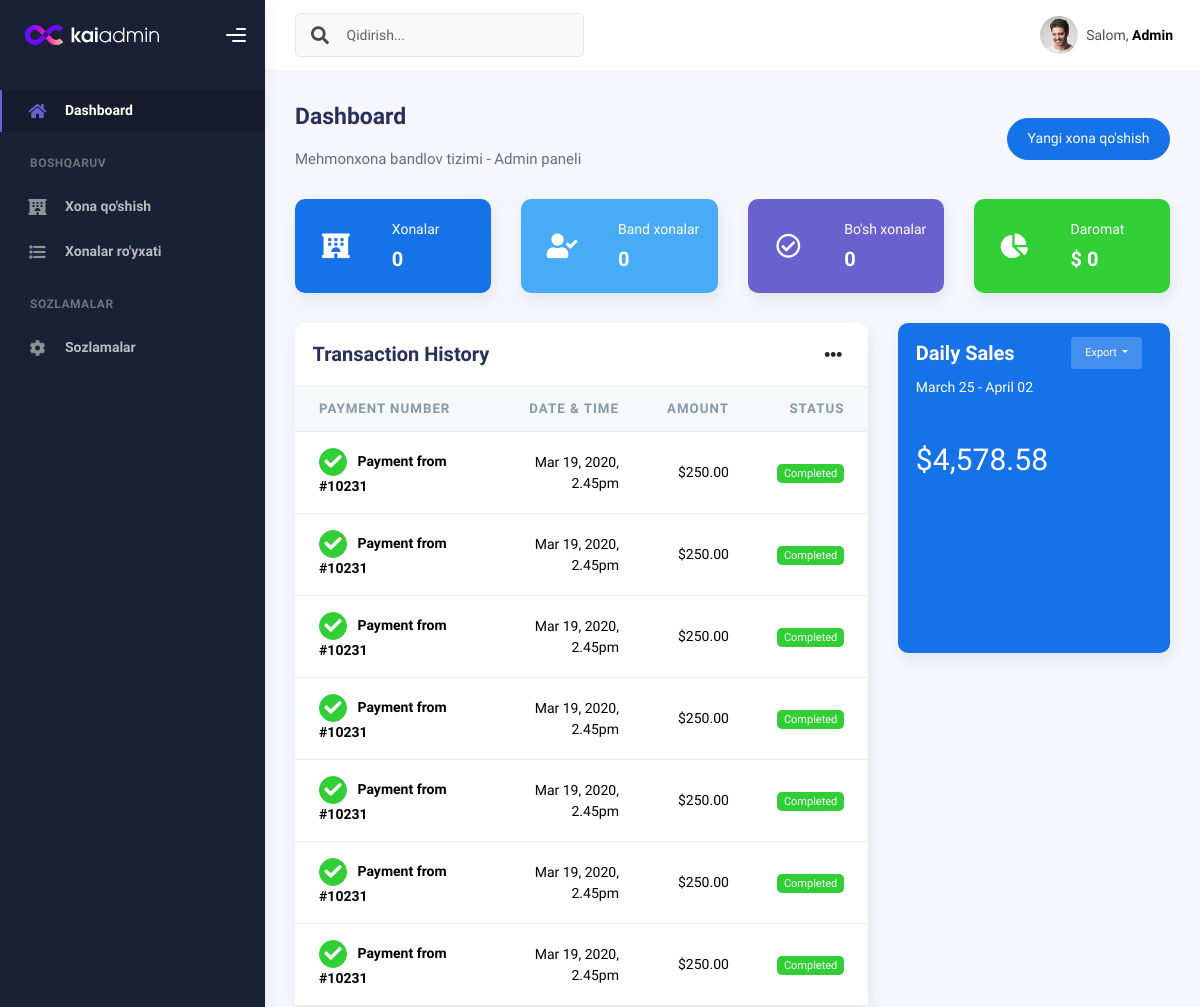
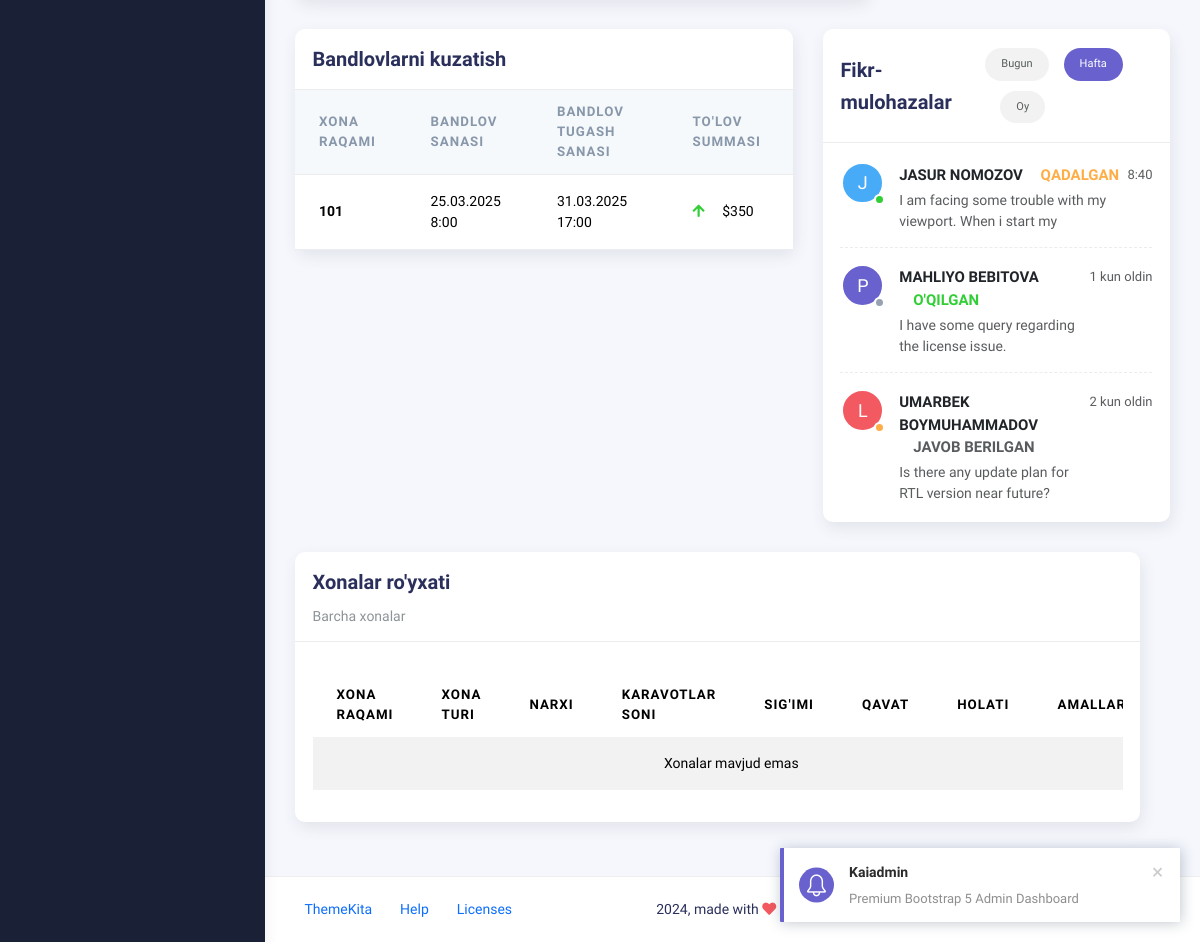
/panel/dashboard/, run on an earlier commit of the app's database (2 pictures, top to bottom).
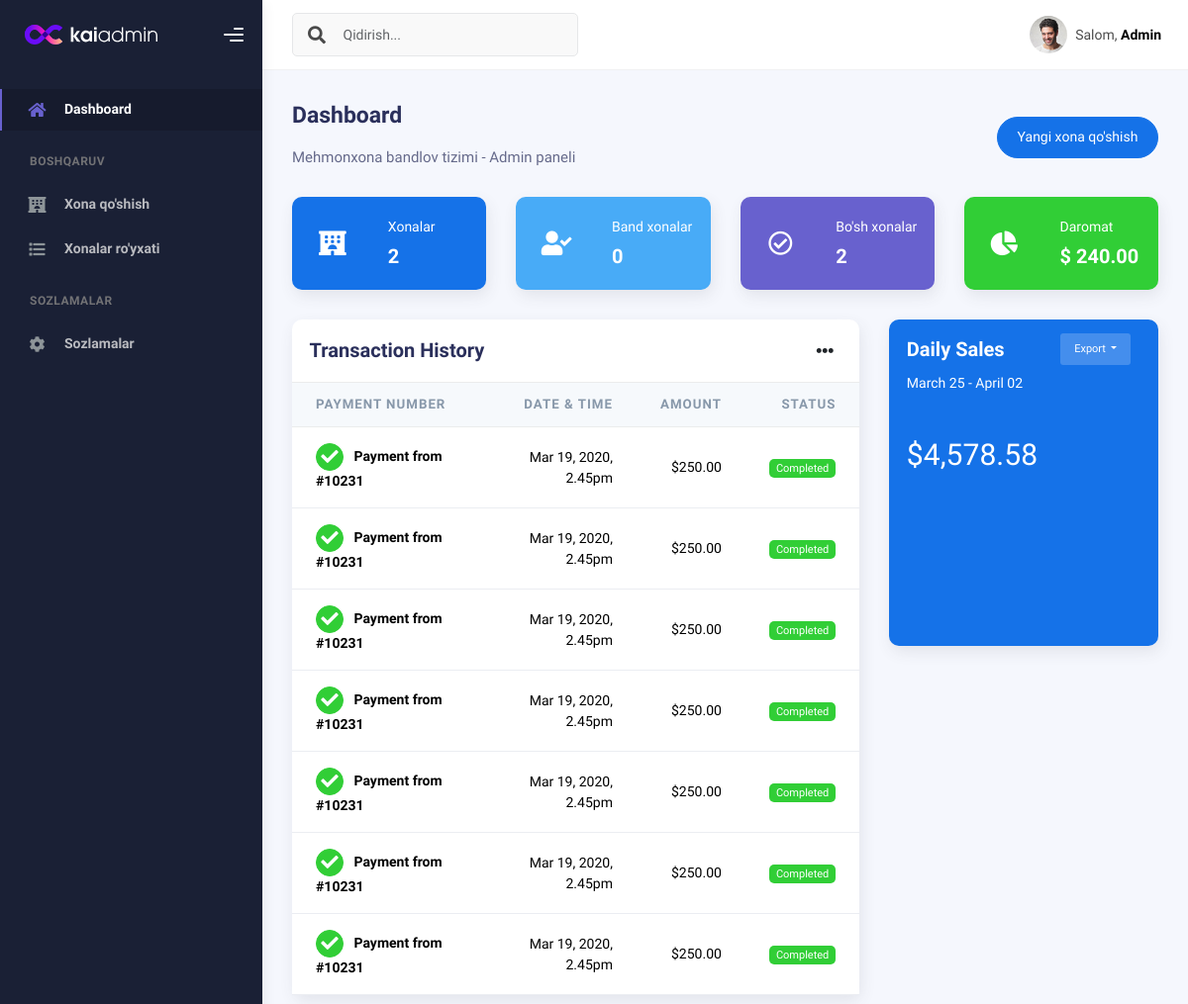
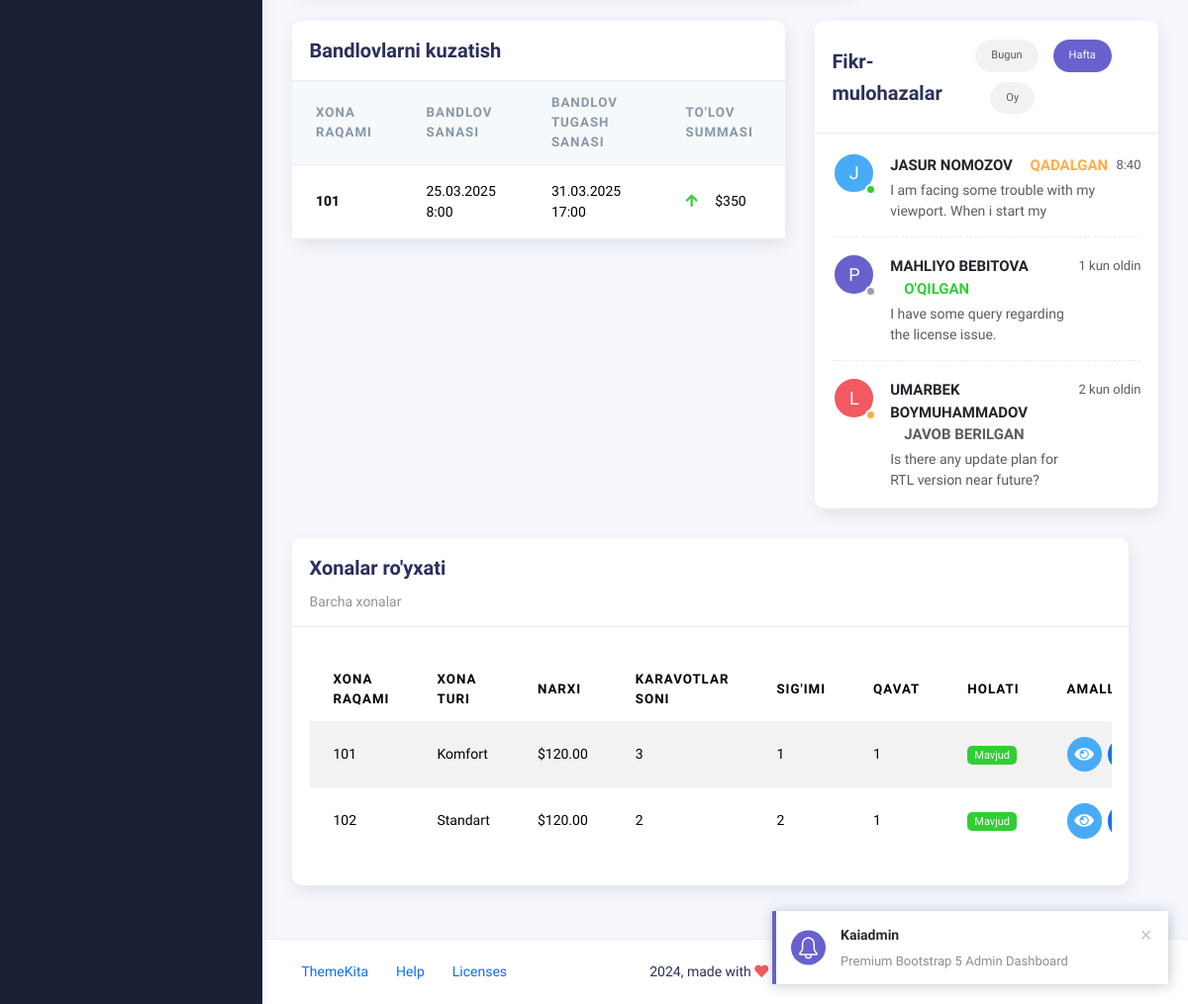
And on a later commit of the database (2 pictures, top to bottom).
### admin_panel/models.py (models this page shows, shortened)
class Room(models.Model):
    ROOM_TYPES = [
        ("ST", "Standart"),
        ("CF", "Komfort"),
        ("LX", "Lyuks"),
    ]
    room_number = models.CharField(max_length=10, verbose_name="Xona raqami", unique=True)
    room_type = models.CharField(
        max_length=2,
        choices=ROOM_TYPES,
        default="ST",
        verbose_name="Xona turi"
    )
    price = models.DecimalField(
        max_digits=10,
        decimal_places=2,
        verbose_name="Narxi",
        default=0.00
    )
    beds = models.IntegerField(
        validators=[MinValueValidator(1)],
        verbose_name="Karavotlar soni",
        default=1
    )
    capacity = models.IntegerField(
        validators=[MinValueValidator(1)],
        verbose_name="Sig'imi",
        default=1
    )
    floor = models.IntegerField(
        validators=[MinValueValidator(1)],
        verbose_name="Qavat",
        default=1
    )
    description = models.TextField(
        verbose_name="Tavsif",
        blank=True,
        null=True
    )
    has_breakfast = models.BooleanField(
        default=False,
        verbose_name="Nonushta"
    )
    has_wifi = models.BooleanField(
        default=False,
        verbose_name="Wi-Fi"
    )
    has_tv = models.BooleanField(
        default=False,
        verbose_name="Televizor"
    )
    has_ac = models.BooleanField(
        default=False,
        verbose_name="Konditsioner"
    )
    has_minibar = models.BooleanField(
        default=False,
        verbose_name="Minibar"
    )
    has_safe = models.BooleanField(
        default=False,
        verbose_name="Seif"
    )
    has_bathroom = models.BooleanField(
        default=False,
        verbose_name="Hammom"
    )
    is_available = models.BooleanField(
        default=True,
        verbose_name="Mavjud"
    )
    created_at = models.DateTimeField(
        auto_now_add=True,
        verbose_name="Yaratilgan vaqti"
    )
    class Meta:
        verbose_name = "Xona"
        verbose_name_plural = "Xonalar"
        ordering = ['room_number']

### admin_panel/views.py (the view)
# urls.py: path("dashboard/", views.dashboard, name="dashboard"),
def dashboard(request):
    rooms = Room.objects.all()
    total_rooms = rooms.count()
    available_rooms = rooms.filter(is_available=True).count()
    booked_rooms = rooms.filter(is_available=False).count()
    total_income = sum(room.price for room in rooms)
    return render(request, 'admin_panel/dashboard.html', {
        'rooms': rooms,
        'total_rooms': total_rooms,
        'available_rooms': available_rooms,
        'booked_rooms': booked_rooms,
        'total_income': total_income
    })

### admin_panel/templates/admin_panel/dashboard.html (shortened to what the changed rows need)
{% load static %}
{% include 'admin_panel/assets/head.html' %}
{% include 'admin_panel/assets/navbar.html' %}
            <div class="row">
              <div class="col-sm-6 col-md-3">
                <div class="card card-stats card-primary card-round">
                  <div class="card-body">
                    <div class="row">
                      <div class="col-7 col-stats">
                        <div class="numbers">
                          <p class="card-category">Xonalar</p>
                          <h4 class="card-title">{{ total_rooms }}</h4>
                        </div>
                      </div>
                    </div>
                  </div>
                </div>
              </div>
              <div class="col-sm-6 col-md-3">
                <div class="card card-stats card-secondary card-round">
                  <div class="card-body">
                    <div class="row">
                      <div class="col-7 col-stats">
                        <div class="numbers">
                          <p class="card-category">Bo'sh xonalar</p>
                          <h4 class="card-title">{{ available_rooms }}</h4>
                        </div>
                      </div>
                    </div>
                  </div>
                </div>
              </div>
              <div class="col-sm-6 col-md-3">
                <div class="card card-stats card-success card-round">
                  <div class="card-body">
                    <div class="row">
                      <div class="col-7 col-stats">
                        <div class="numbers">
                          <p class="card-category">Daromat</p>
                          <h4 class="card-title">$ {{ total_income|default:"0" }}</h4>
                        </div>
                      </div>
                    </div>
                  </div>
                </div>
              </div>
            </div>
            <div class="row">
              <div class="col-md-8">
                <div class="card card-round">
                  <div class="card-body p-0">
                    <div class="table-responsive">
                      <table class="table align-items-center mb-0">
                        <thead class="thead-light">
                          <tr>
                            <th scope="col">Payment Number</th>
                            <th scope="col" class="text-end">Date &amp; Time</th>
                            <th scope="col" class="text-end">Amount</th>
                            <th scope="col" class="text-end">Status</th>
                          </tr>
                        </thead>
                        <tbody>
                          <tr>
                            <th scope="row">
                              <button class="btn btn-icon btn-round btn-success btn-sm me-2">
                                <i class="fa fa-check"></i>
                              </button>
                              Payment from #10231
                            </th>
                          </tr>
                          <tr>
                            <th scope="row">
                              <button class="btn btn-icon btn-round btn-success btn-sm me-2">
                                <i class="fa fa-check"></i>
                              </button>
                              Payment from #10231
                            </th>
                          </tr>
                          <tr>
                            <th scope="row">
                              <button class="btn btn-icon btn-round btn-success btn-sm me-2">
                                <i class="fa fa-check"></i>
                              </button>
                              Payment from #10231
                            </th>
                          </tr>
                          <tr>
                            <th scope="row">
                              <button class="btn btn-icon btn-round btn-success btn-sm me-2">
                                <i class="fa fa-check"></i>
                              </button>
                              Payment from #10231
                            </th>
                          </tr>
                          <tr>
                            <th scope="row">
                              <button class="btn btn-icon btn-round btn-success btn-sm me-2">
                                <i class="fa fa-check"></i>
                              </button>
                              Payment from #10231
                            </th>
                          </tr>
                          <tr>
                            <th scope="row">
                              <button class="btn btn-icon btn-round btn-success btn-sm me-2">
                                <i class="fa fa-check"></i>
                              </button>
                              Payment from #10231
                            </th>
                          </tr>
                          <tr>
                            <th scope="row">
                              <button class="btn btn-icon btn-round btn-success btn-sm me-2">
                                <i class="fa fa-check"></i>
                              </button>
                              Payment from #10231
                            </th>
                          </tr>
                        </tbody>
                      </table>
                    </div>
                  </div>
                </div>
              </div>
              <div class="col-md-4">
                <div class="card card-primary card-round">
                  <div class="card-body pb-0">
                    <div class="mb-4 mt-2">
                      <h1>$4,578.58</h1>
                    </div>
                  </div>
                </div>
              </div>
            </div>
            <div class="row">
              <div class="col-md-7">
                <div class="card">
                  <div class="card-body p-0">
                    <div class="table-responsive">
                      <table class="table align-items-center mb-0">
                        <thead class="thead-light">
                          <tr>
                            <th scope="col">Xona raqami</th>
                            <th scope="col">bandlov sanasi</th>
                            <th scope="col">bandlov tugash sanasi</th>
                            <th scope="col">To'lov summasi</th>
                          </tr>
                        </thead>
                        <tbody>
                          <tr>
                            <th scope="row">101</th>
                          </tr>
                        </tbody>
                      </table>
                    </div>
                  </div>
                </div>
              </div>
            <div class="row">
                <div class="col-md-12">
                    <div class="card">
                        <div class="card-body">
                            <div class="table-responsive">
                                <table class="table table-striped mt-3">
                                    <thead>
                                        <tr>
                                            <th>Xona raqami</th>
                                            <th>Xona turi</th>
                                            <th>Narxi</th>
                                            <th>Karavotlar soni</th>
                                            <th>Sig'imi</th>
                                            <th>Qavat</th>
                                            <th>Holati</th>
                                            <th>Amallar</th>
                                        </tr>
                                    </thead>
                                    <tbody>
                                        {% for room in rooms %}
                                        <tr>
                                            <td>{{ room.room_number }}</td>
                                            <td>{{ room.get_room_type_display }}</td>
                                            <td>${{ room.price }}</td>
                                            <td>{{ room.beds }}</td>
                                            <td>{{ room.capacity }}</td>
                                            <td>{{ room.floor }}</td>
                                            <td>
                                                {% if room.is_available %}
                                                <span class="badge badge-success">Mavjud</span>
                                                {% else %}
                                                <span class="badge badge-danger">Band</span>
                                                {% endif %}
                                            </td>
                                            <td>
                                                <div class="btn-group">
                                                    <a href="/panel/view-room/{{ room.id }}/" class="btn btn-icon btn-round btn-info me-2" title="Ko'rish">
                                                        <i class="fas fa-eye"></i>
                                                    </a>
                                                    <a href="/panel/update-room/{{ room.id }}/" class="btn btn-icon btn-round btn-primary me-2" title="Tahrirlash">
                                                    </a>
                                                </div>
                                            </td>
                                        </tr>
                                        {% empty %}
                                        <tr>
                                            <td colspan="8" class="text-center">Xonalar mavjud emas</td>
                                        </tr>
                                        {% endfor %}
                                    </tbody>
                                </table>
                            </div>
                        </div>
                    </div>
                </div>
            </div>
{% include 'admin_panel/assets/footer.html' %}

What changed in the data, as far as the page shows it:
added Room: room_number "101", room_type "Komfort", price "120.00", beds "3", capacity "1", floor "1", is_available "Mavjud"
added Room: room_number "102", room_type "Standart", price "120.00", beds "2", capacity "2", floor "1", is_available "Mavjud"
Also different on the page:
{{ total_rooms }}: "0" → "2"
{{ available_rooms }}: "0" → "2"
{{ total_income|default:"0" }}: "0" → "240.00"
text no longer shown: "Xonalar mavjud emas"
